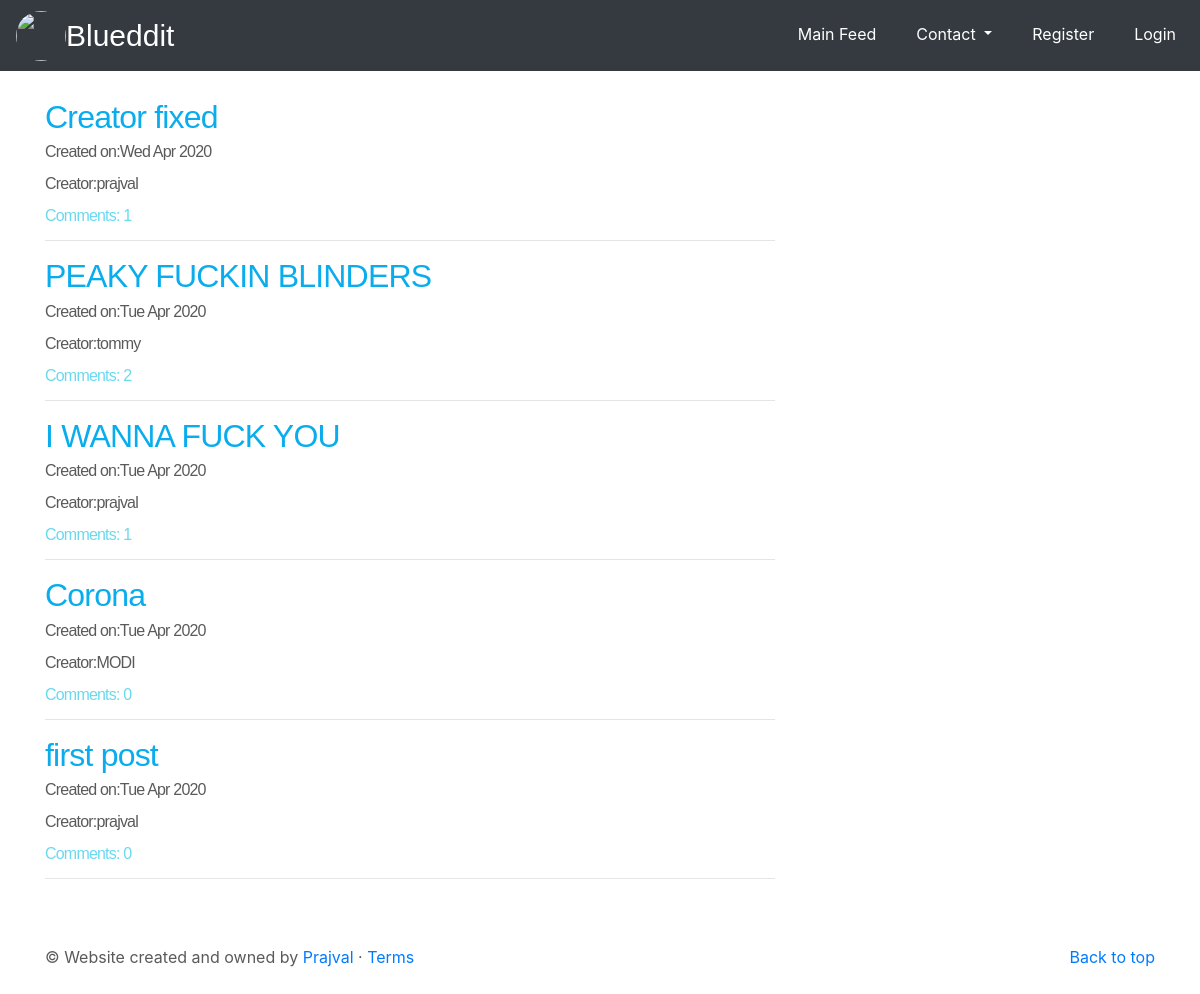
Page /post/ on the earlier database version.
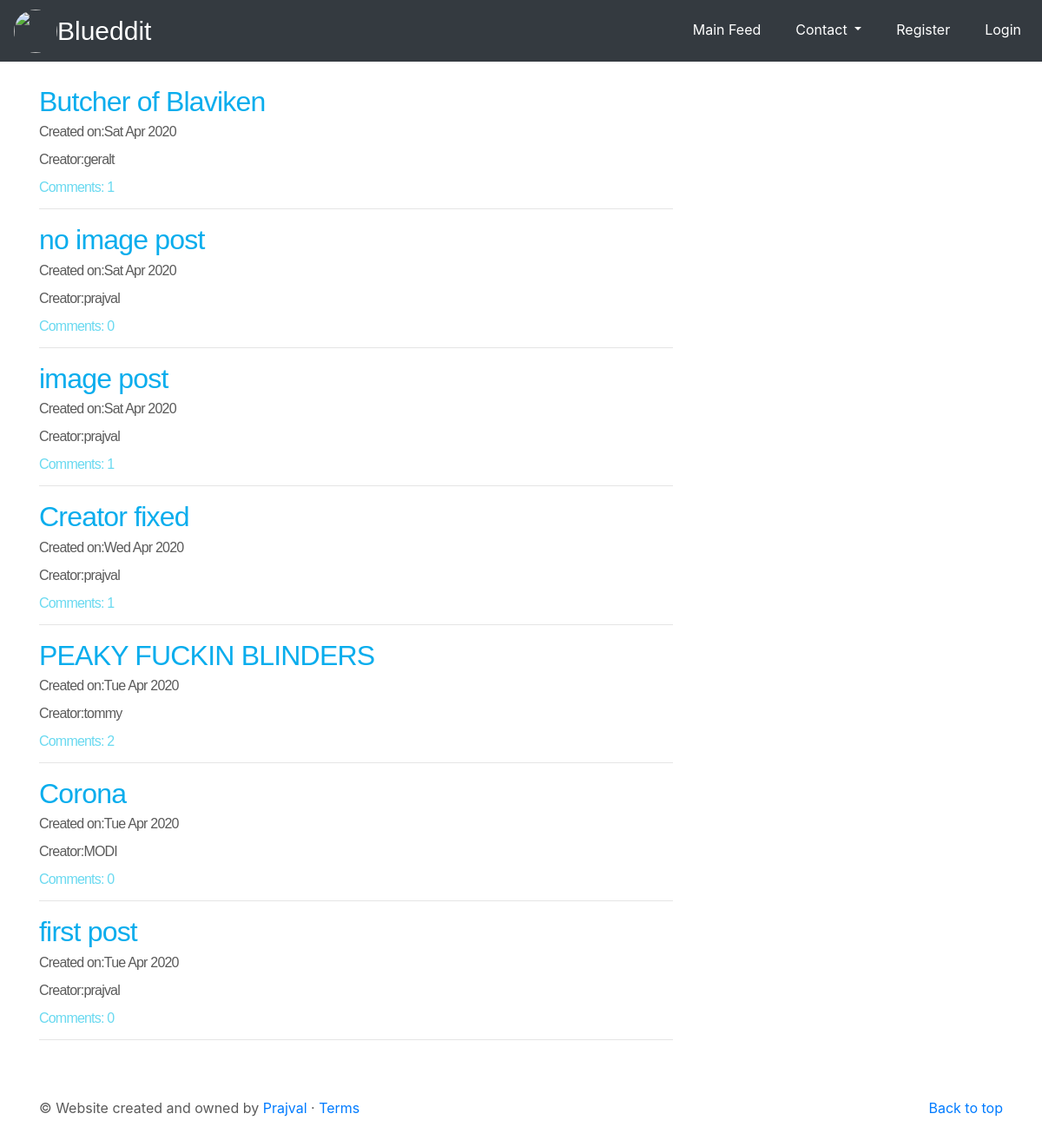
Same page on the later database version.
### blog_app/models.py (models this page shows, shortened)
class post(models.Model):
    author = models.ForeignKey(User,on_delete=models.CASCADE)
    title = models.CharField(max_length=200)
    text = models.TextField()
    create_date = models.DateField(default=timezone.now)
    published_date = models.DateTimeField(blank=True, null=True)
    creator = models.TextField(max_length=50)
    photos = models.ImageField(upload_to='images/',blank=True,null=True,default='default.png') #django will automatically create the media folder and place the images
    likes = models.ManyToManyField(User,related_name='user_like',blank=True,null=True)
    def approve_comments(self):
        return self.comments.filter(approved_comm=True)

### blog_app/views.py (the view)
# urls.py: path('post/',views.postlistview.as_view(),name='post_list'),
class postlistview(ListView):
    model = post
    def get_queryset(self):
        return post.objects.filter(published_date__lte = timezone.now()).order_by('-published_date')

### blog_app/templates/blog_app/post_list.html
{% extends 'blog_app/base.html'%}
{% block body_block %}
<div class="listposts">
 {% for post in post_list%}
   <h2><a class="list_link" href="{% url 'post_detail' pk=post.pk%}">{{post.title}}</a></h2>
   <div class="date">
     <p>Created on:{{post.create_date|date:"D M Y"}}</p>
     <p>Creator:{{post.creator}}</p>
   </div>
   <div>
     <a class="list_link2" href="{% url 'post_detail' pk=post.pk%}">Comments: {{post.approve_comments.count}}</a>
     <hr>
   </div>
 {% endfor %}
</div>
{% endblock %}

Differences in the rows shown:
removed post: title "I WANNA FUCK YOU", create_date "Tue Apr 2020", creator "prajval", approve_comments.count "1"
added post: title "Butcher of Blaviken", create_date "Sat Apr 2020", creator "geralt", approve_comments.count "1"
added post: title "no image post", create_date "Sat Apr 2020", creator "prajval", approve_comments.count "0"
added post: title "image post", create_date "Sat Apr 2020", creator "prajval", approve_comments.count "1"
